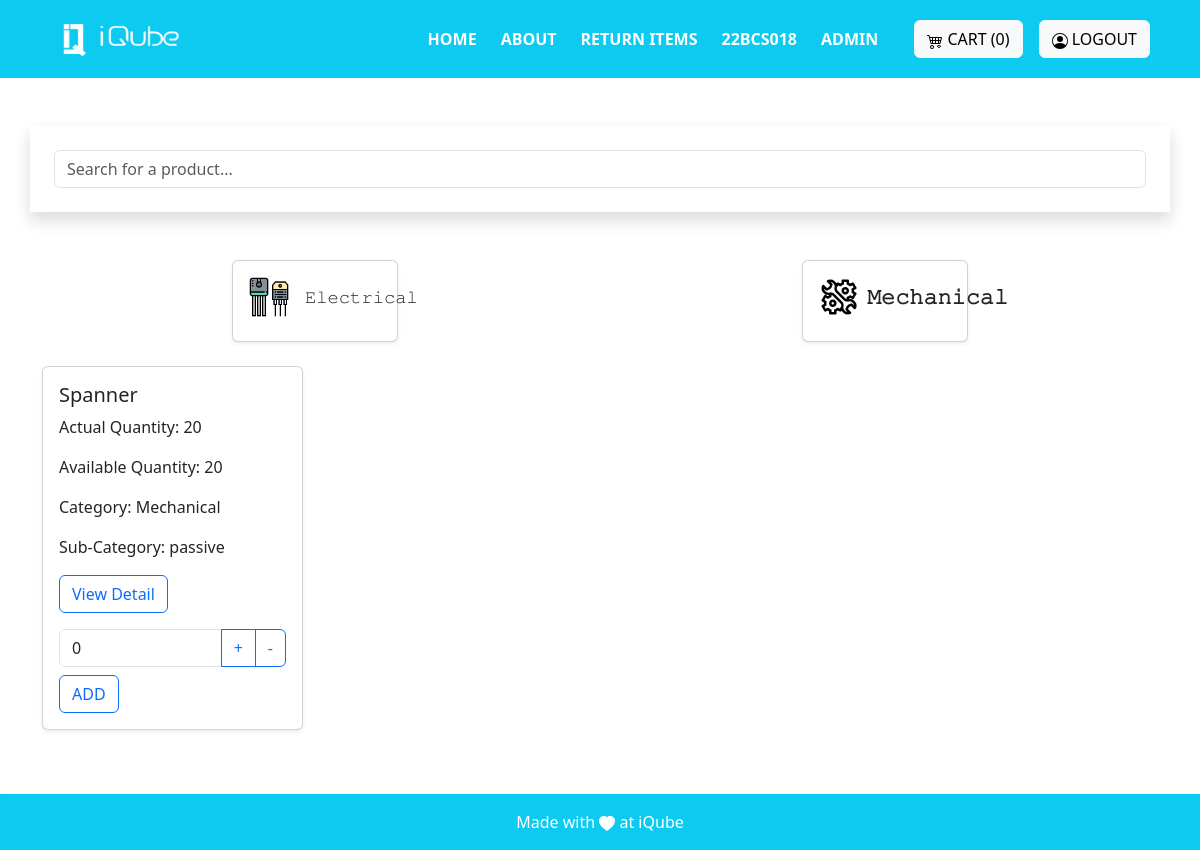
Screenshot of /mechanical/ (signed in) with the database file from the repository.
### invention/models.py (models this page shows, shortened)
class Product(models.Model):
    name=models.CharField(max_length=255)
    decription=models.CharField(max_length=100)
    actual_count=models.PositiveIntegerField()
    available_count=models.PositiveIntegerField()
    dummy_count = models.PositiveIntegerField(default = 0)
    category= models.ForeignKey('Category', on_delete=models.CASCADE)
    sub_category = models.ForeignKey('SubCategory', on_delete = models.CASCADE)
    created_at = models.DateTimeField(auto_now=True)
    image = models.ImageField(upload_to='images', blank=True)
    actual_price = models.DecimalField(max_digits = 10,decimal_places = 5)
    available_price = models.DecimalField(max_digits = 10,decimal_places = 5)
    unit_price = models.DecimalField(max_digits = 10,decimal_places = 2)
    is_active = models.BooleanField(default = True)
    created_by = models.ForeignKey(User, on_delete=models.CASCADE)

class Category(models.Model):
    name=models.CharField(max_length=25)
    created_by = models.ForeignKey(User, on_delete=models.CASCADE)
    created_at=models.DateTimeField(auto_now=True)
    class Meta:
        verbose_name_plural = 'Categories'
    def __str__(self):
        return str(self.name)

class SubCategory(models.Model):
    name_sub=models.CharField(max_length=25)
    category = models.ForeignKey('Category', on_delete=models.CASCADE)
    created_by = models.ForeignKey(User, on_delete=models.CASCADE)
    created_at=models.DateTimeField(auto_now=True)

### invention/views.py (the view)
# urls.py: path('mechanical/', views.mechanical_view, name='mechanical'),
@login_required(login_url='login')
def mechanical_view(request):
    try:
        admin_group = request.user.groups.filter(name = "admin").exists()
        super_admin_group = request.user.groups.filter(name = 'superadmin').exists()
        products = Product.objects.all()
        cart=Cart.objects.filter(created_by=request.user)
        count = cart.count()
        name = request.user.username
        user = name[-8:]
        return render(request, 'core/mechanical.html', {'products': products, 'count':count,'admin_group': admin_group, 'super_admin_group':super_admin_group,'name':user})
    except ObjectDoesNotExist:
        messages.warning(request, 'An error occured during request!, Try on Later')
        return render(request, 'core/mechanical.html')

### invention/templates/core/mechanical.html (shortened to what this page needs)
{% extends "base.html" %}
{% load static %}
{% block base %}
<div class="container p-4 shadow mb-5 mt-5" id="search">
  <input type="text" id="searchInput" class="form-control" placeholder="Search for a product...">
</div>
<div class="container my-4" id="productsContainer">
  <div class="row justify-content-around mb-4">
    <div class="col-md-4 col-lg-2">
      <div class="card shadow-sm">
        <div class="card-title p-3">
          <a href="{% url 'electrical' %}" class="text-decoration-none text-dark d-flex align-items-center">
            <img src="{% static 'images/transistor.png' %}" alt="" width="40" height="40">
            𝙴𝚕𝚎𝚌𝚝𝚛𝚒𝚌𝚊𝚕
          </a>
        </div>
      </div>
    </div>
    <div class="col-md-4 col-lg-2">
      <div class="card shadow-sm">
        <div class="card-title p-3">
          <a href="{% url 'mechanical' %}" class="text-decoration-none text-dark fs-5 fw-semibold d-flex align-items-center">
            <img src="{% static 'images/setting.png' %}" alt="" width="40" height="40">
            𝙼𝚎𝚌𝚑𝚊𝚗𝚒𝚌𝚊𝚕
          </a>
        </div>
      </div>
    </div>
  </div>
  <div class="row row-cols-1 row-cols-md-4 g-4" id="productList">
    {% for product in products %}
      {% if product.is_active and product.category.name == 'Mechanical' %}
          <div class="col product-card">
            <div class="card shadow-sm">
              <div class="card-body">
                <h5 class="card-title">{{ product.name }}</h5>
                <p class="card-text">Actual Quantity: {{ product.actual_count }}</p>
                <p class="card-text">Available Quantity: {{ product.available_count }}</p>
                <p class="card-textss">Category: {{ product.category }}</p>
                <p class="card-texts">Sub-Category: {{product.sub_category.name_sub}} </p>
                <a href="{% url 'Product_description' product.id %}" class="btn btn-outline-primary">View Detail</a>
                <form action="{% url 'add_to_cart' product.id %}" method="post" class="mt-3" onsubmit="return validateForm(this, {{ product.available_count }})" onsubmit="return validateForm(this, {{ product.dummy_count }})">
                  <div class="input-group">
                    <input type="number" class="form-control" min="0" value="0" name="count">
                    <button class="btn btn-outline-primary" type="button" onclick="increment(this)">+</button>
                    <button class="btn btn-outline-primary" type="button" onclick="decrement(this)">-</button>
                  </div>
                  <button class="btn btn-outline-primary mt-2" type="submit">ADD</button>
                </form>
              </div>
            </div>
          </div>
      {% endif %}
    {% endfor %}
  </div>
</div>
<div class="mb-5 mt-5">
  .
</div>
{% endblock %}

### invention/templates/base.html (shortened to what this page needs)
{% load static %}
<!DOCTYPE html>
<html lang="en">
<head>
    <link href="https://cdn.jsdelivr.net/npm/bootstrap@5.3.2/dist/css/bootstrap.min.css" rel="stylesheet"
>
        <link rel="stylesheet" href="https://cdn.jsdelivr.net/npm/bootstrap@5.3.0/dist/css/bootstrap.min.css">
    <link rel="stylesheet" href="https://cdn.datatables.net/1.11.10/css/dataTables.bootstrap5.min.css">
    <link rel="stylesheet" href="https://cdnjs.cloudflare.com/ajax/libs/twitter-bootstrap/5.3.0/css/bootstrap.min.css">
     <link rel="stylesheet" href="https://cdn.datatables.net/2.0.2/css/dataTables.bootstrap4.css">
</head>
<body>
    <nav class="sticky-top navbar navbar-expand-lg navbar-dark bg-info  p-3" >
    <div class="container">
            <a class="navbar-brand" href="#">
                <img src="{% static 'images/logo-white.png' %}" alt="Logo" height="36" width="150">
            </a>
            <div class="collapse navbar-collapse justify-content-end" id="navbarNav">
                <ul class="navbar-nav mx-3">
                    <li class="nav-item mx-1">
                        <a class="nav-link active text-white fw-semibold" href="{% url 'Home'%}">HOME</a>
                    </li>
                    <li class="nav-item mx-1">
                        <a class="nav-link active text-white fw-semibold" href="{% url 'About' %}">ABOUT</a>
                    </li>
                    <li class="nav-item mx-1">
                        <a href="/return_form" class="nav-link active text-white fw-semibold">RETURN ITEMS</a>
                    </li>
                    <li class="nav-item mx-1">
                        <a href="{% url 'Home' %}" class="nav-link active text-white fw-semibold">{{name}}</a>
                    </li>
                    {% if  admin_group %}
                           <li class="nav-item mx-1"> <a class="nav-link active text-white fw-semibold" href="{% url 'admin_views' %}">ADMIN</a> </li>
                    {% elif super_admin_group %}
                            <li class="nav-item mx-1"><a class="nav-link active text-whtie fw-semibold" href="{% url 'admin_views' %}">ADMIN</a> </li>
                    {% endif %}
                </ul>
            </div>
            <div class="mt-3 mt-lg-0 mx-2">
                <a class="btn btn-light" href="{% url 'view_cart' %}">
                    CART ({{count}})
                </a>
            </div>
            {% if not user.is_authenticated %}
            <div class="mt-3 mt-lg-0 mx-2">
                <a class="btn btn-light" href="{% url 'social:begin' 'azuread-tenant-oauth2' %}">
                    <svg xmlns="http://www.w3.org/2000/svg" width="16" height="16" fill="currentColor" class="bi bi-person-circle" viewBox="0 0 16 16">
                    <path d="M11 6a3 3 0 1 1-6 0 3 3 0 0 1 6 0"/>
                        <path fill-rule="evenodd" d="M0 8a8 8 0 1 1 16 0A8 8 0 0 1 0 8m8-7a7 7 0 0 0-5.468 11.37C3.242 11.226 4.805 10 8 10s4.757 1.225 5.468 2.37A7 7 0 0 0 8 1"/>
                    </svg>
                    LOGIN
                </a>
            </div>
            {% else %}
            <div class="mt-3 mt-lg-0 mx-2">
                <a class="btn btn-light" href="{% url 'logout' %}">
                    LOGOUT
                </a>
            </div>
            {% endif %}
        </div>
    </nav>
    <main>
        <div>
            {% block base %}{% endblock %}
        </div>
    </main>
    <footer class="bg-light text-center text-lg-start fixed-bottom">
        <div class="text-center p-2 bg-info p-3" style=" color: white;">
            <div>Made with
                <svg xmlns="http://www.w3.org/2000/svg" width="16" height="16" fill="currentColor"
                    class="bi bi-heart-fill" viewBox="0 0 16 16">
                    <path fill-rule="evenodd"
                        d="M8 1.314C12.438-3.248 23.534 4.735 8 15-7.534 4.736 3.562-3.248 8 1.314z" />
                </svg>
               at iQube
            </div>
        </div>
    </footer>
</body>
</html>
{% load sweetify %}

### invention/templates/base.html (style rules this page uses)
html { scroll-behavior:smooth; }

### rows the page displays
Product: name "Spanner", actual_count "20", available_count "20", category "Mechanical", sub_category.name_sub "passive"

### other values shown
{{ name }} "22BCS018"
{{ count }} "0"
